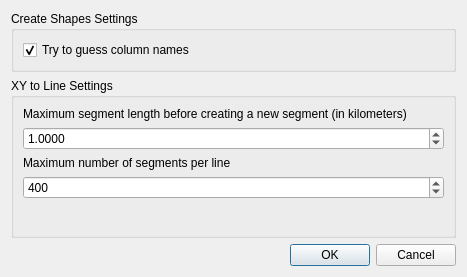
<?xml version="1.0" encoding="UTF-8"?>
<ui version="4.0">
 <class>Dialog</class>
 <widget class="QDialog" name="Dialog">
  <property name="geometry">
   <rect>
    <x>0</x>
    <y>0</y>
    <width>467</width>
    <height>277</height>
   </rect>
  </property>
  <property name="windowTitle">
   <string>Shape Tools Settings</string>
  </property>
  <property name="modal">
   <bool>true</bool>
  </property>
  <layout class="QVBoxLayout" name="verticalLayout">
   <item>
    <widget class="QGroupBox" name="groupBox">
     <property name="title">
      <string>Create Shapes Settings</string>
     </property>
     <layout class="QVBoxLayout" name="verticalLayout_2">
      <item>
       <widget class="QCheckBox" name="guessCheckBox">
        <property name="text">
         <string>Try to guess column names</string>
        </property>
        <property name="checked">
         <bool>true</bool>
        </property>
       </widget>
      </item>
     </layout>
    </widget>
   </item>
   <item>
    <widget class="QGroupBox" name="groupBox_2">
     <property name="title">
      <string>XY to Line Settings</string>
     </property>
     <layout class="QVBoxLayout" name="verticalLayout_3">
      <item>
       <widget class="QLabel" name="label">
        <property name="text">
         <string>Maximum segment length before creating a new segment (in kilometers)</string>
        </property>
       </widget>
      </item>
      <item>
       <widget class="QDoubleSpinBox" name="segLengthSpinBox">
        <property name="decimals">
         <number>4</number>
        </property>
        <property name="minimum">
         <double>0.010000000000000</double>
        </property>
        <property name="maximum">
         <double>999999999.000000000000000</double>
        </property>
        <property name="value">
         <double>1.000000000000000</double>
        </property>
       </widget>
      </item>
      <item>
       <widget class="QLabel" name="label_2">
        <property name="text">
         <string>Maximum number of segments per line</string>
        </property>
       </widget>
      </item>
      <item>
       <widget class="QSpinBox" name="maxSegmentsSpinBox">
        <property name="maximum">
         <number>10000</number>
        </property>
        <property name="value">
         <number>400</number>
        </property>
       </widget>
      </item>
      <item>
       <spacer name="verticalSpacer">
        <property name="orientation">
         <enum>Qt::Vertical</enum>
        </property>
        <property name="sizeHint" stdset="0">
         <size>
          <width>20</width>
          <height>40</height>
         </size>
        </property>
       </spacer>
      </item>
     </layout>
    </widget>
   </item>
   <item>
    <widget class="QDialogButtonBox" name="buttonBox">
     <property name="orientation">
      <enum>Qt::Horizontal</enum>
     </property>
     <property name="standardButtons">
      <set>QDialogButtonBox::Cancel|QDialogButtonBox::Ok</set>
     </property>
    </widget>
   </item>
  </layout>
 </widget>
 <resources/>
 <connections>
  <connection>
   <sender>buttonBox</sender>
   <signal>accepted()</signal>
   <receiver>Dialog</receiver>
   <slot>accept()</slot>
   <hints>
    <hint type="sourcelabel">
     <x>248</x>
     <y>254</y>
    </hint>
    <hint type="destinationlabel">
     <x>157</x>
     <y>274</y>
    </hint>
   </hints>
  </connection>
  <connection>
   <sender>buttonBox</sender>
   <signal>rejected()</signal>
   <receiver>Dialog</receiver>
   <slot>reject()</slot>
   <hints>
    <hint type="sourcelabel">
     <x>316</x>
     <y>260</y>
    </hint>
    <hint type="destinationlabel">
     <x>286</x>
     <y>274</y>
    </hint>
   </hints>
  </connection>
 </connections>
</ui>
